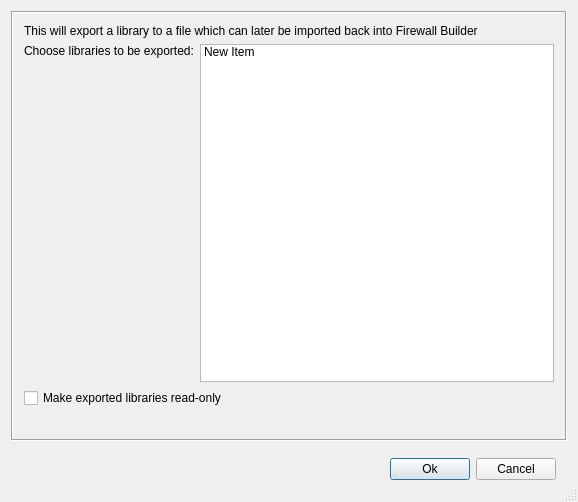
<?xml version="1.0" encoding="UTF-8"?>
<ui version="4.0">
 <class>LibExport_q</class>
 <widget class="QDialog" name="LibExport_q">
  <property name="geometry">
   <rect>
    <x>0</x>
    <y>0</y>
    <width>578</width>
    <height>502</height>
   </rect>
  </property>
  <property name="sizePolicy">
   <sizepolicy hsizetype="Preferred" vsizetype="Preferred">
    <horstretch>0</horstretch>
    <verstretch>0</verstretch>
   </sizepolicy>
  </property>
  <property name="windowTitle">
   <string>Export</string>
  </property>
  <property name="sizeGripEnabled">
   <bool>true</bool>
  </property>
  <layout class="QVBoxLayout">
   <property name="spacing">
    <number>6</number>
   </property>
   <property name="margin" stdset="0">
    <number>11</number>
   </property>
   <item>
    <widget class="QFrame" name="frame12">
     <property name="sizePolicy">
      <sizepolicy hsizetype="Expanding" vsizetype="Expanding">
       <horstretch>0</horstretch>
       <verstretch>0</verstretch>
      </sizepolicy>
     </property>
     <property name="frameShape">
      <enum>QFrame::Shape::Box</enum>
     </property>
     <property name="frameShadow">
      <enum>QFrame::Shadow::Sunken</enum>
     </property>
     <layout class="QGridLayout">
      <property name="margin" stdset="0">
       <number>11</number>
      </property>
      <property name="spacing">
       <number>6</number>
      </property>
      <item row="0" column="0" colspan="2">
       <widget class="QLabel" name="textLabel1">
        <property name="sizePolicy">
         <sizepolicy hsizetype="Preferred" vsizetype="Fixed">
          <horstretch>0</horstretch>
          <verstretch>0</verstretch>
         </sizepolicy>
        </property>
        <property name="text">
         <string>This will export a library to a file which can later be imported back into Firewall Builder</string>
        </property>
        <property name="alignment">
         <set>Qt::AlignmentFlag::AlignVCenter</set>
        </property>
        <property name="wordWrap">
         <bool>true</bool>
        </property>
       </widget>
      </item>
      <item row="1" column="1">
       <widget class="QListWidget" name="libs">
        <property name="selectionMode">
         <enum>QAbstractItemView::SelectionMode::ExtendedSelection</enum>
        </property>
        <item>
         <property name="text">
          <string>New Item</string>
         </property>
        </item>
       </widget>
      </item>
      <item row="2" column="0" colspan="2">
       <widget class="QCheckBox" name="exportRO">
        <property name="text">
         <string>Make exported libraries read-only</string>
        </property>
       </widget>
      </item>
      <item row="1" column="0">
       <widget class="QLabel" name="textLabel2">
        <property name="text">
         <string>Choose libraries to be exported:</string>
        </property>
        <property name="alignment">
         <set>Qt::AlignmentFlag::AlignTop</set>
        </property>
        <property name="wordWrap">
         <bool>false</bool>
        </property>
       </widget>
      </item>
      <item row="3" column="0">
       <spacer>
        <property name="orientation">
         <enum>Qt::Orientation::Vertical</enum>
        </property>
        <property name="sizeType">
         <enum>QSizePolicy::Policy::Fixed</enum>
        </property>
        <property name="sizeHint" stdset="0">
         <size>
          <width>20</width>
          <height>20</height>
         </size>
        </property>
       </spacer>
      </item>
     </layout>
    </widget>
   </item>
   <item>
    <widget class="QFrame" name="frame6">
     <property name="sizePolicy">
      <sizepolicy hsizetype="Expanding" vsizetype="Preferred">
       <horstretch>0</horstretch>
       <verstretch>0</verstretch>
      </sizepolicy>
     </property>
     <property name="frameShape">
      <enum>QFrame::Shape::NoFrame</enum>
     </property>
     <property name="frameShadow">
      <enum>QFrame::Shadow::Sunken</enum>
     </property>
     <layout class="QHBoxLayout">
      <property name="spacing">
       <number>6</number>
      </property>
      <property name="margin" stdset="0">
       <number>11</number>
      </property>
      <item>
       <spacer>
        <property name="orientation">
         <enum>Qt::Orientation::Horizontal</enum>
        </property>
        <property name="sizeType">
         <enum>QSizePolicy::Policy::Expanding</enum>
        </property>
        <property name="sizeHint" stdset="0">
         <size>
          <width>41</width>
          <height>20</height>
         </size>
        </property>
       </spacer>
      </item>
      <item>
       <widget class="QPushButton" name="okButton">
        <property name="text">
         <string>Ok</string>
        </property>
       </widget>
      </item>
      <item>
       <widget class="QPushButton" name="cancelButton">
        <property name="text">
         <string>Cancel</string>
        </property>
       </widget>
      </item>
     </layout>
    </widget>
   </item>
  </layout>
 </widget>
 <layoutdefault spacing="6" margin="11"/>
 <resources/>
 <connections>
  <connection>
   <sender>okButton</sender>
   <signal>clicked()</signal>
   <receiver>LibExport_q</receiver>
   <slot>accept()</slot>
   <hints>
    <hint type="sourcelabel">
     <x>20</x>
     <y>20</y>
    </hint>
    <hint type="destinationlabel">
     <x>20</x>
     <y>20</y>
    </hint>
   </hints>
  </connection>
  <connection>
   <sender>cancelButton</sender>
   <signal>clicked()</signal>
   <receiver>LibExport_q</receiver>
   <slot>reject()</slot>
   <hints>
    <hint type="sourcelabel">
     <x>20</x>
     <y>20</y>
    </hint>
    <hint type="destinationlabel">
     <x>20</x>
     <y>20</y>
    </hint>
   </hints>
  </connection>
 </connections>
</ui>
